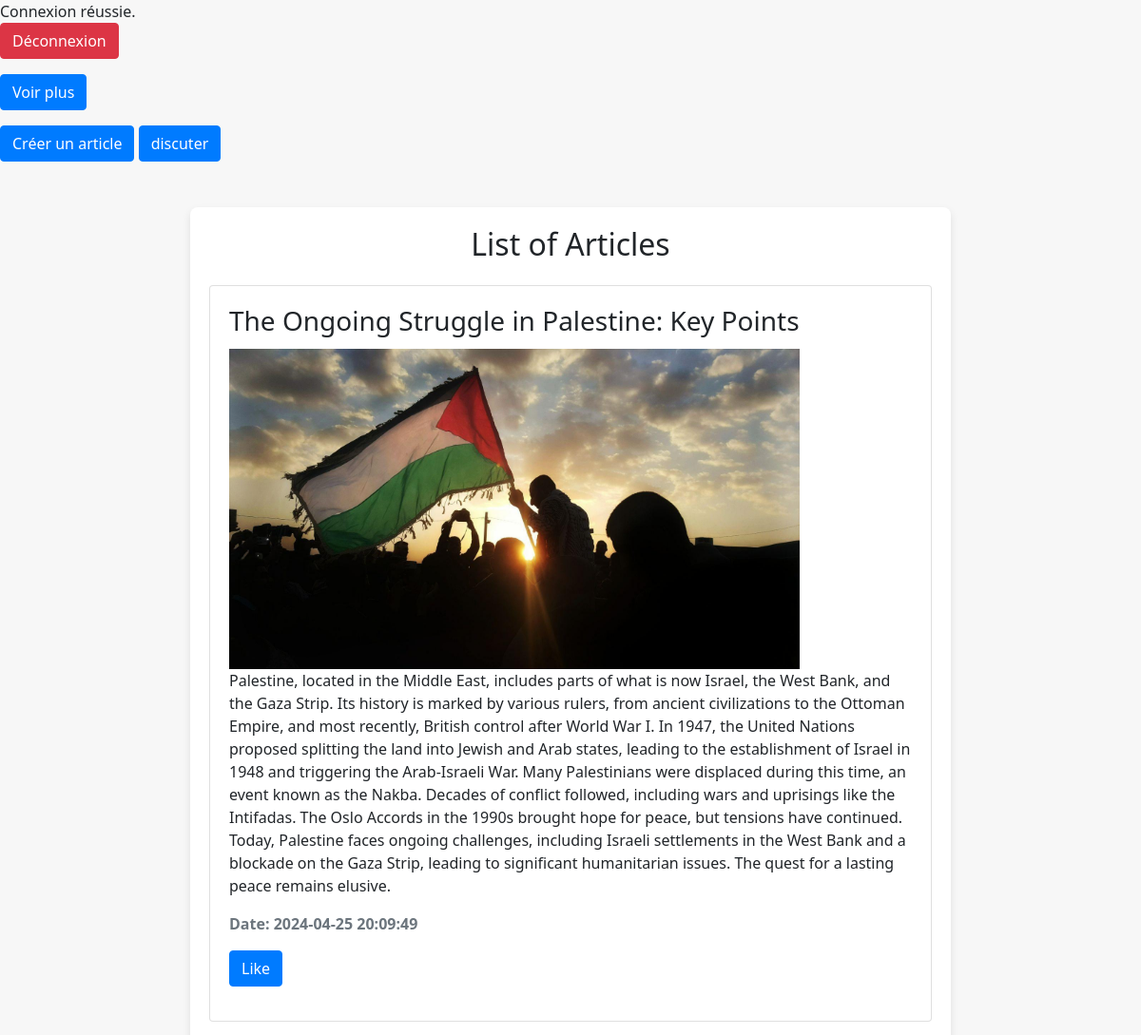
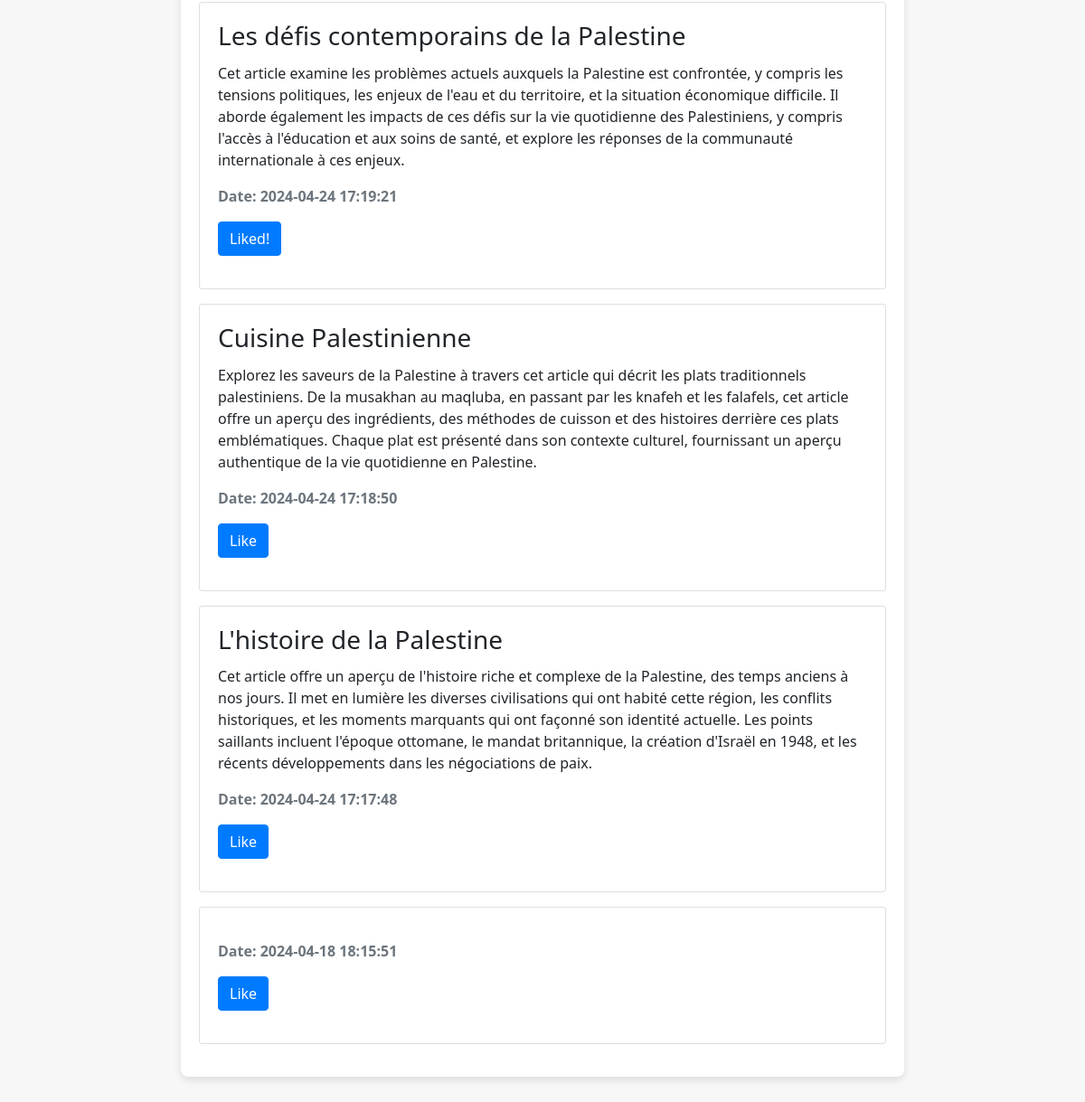
Screenshot of /article.php (signed in) with the database file from the repository (2 pictures, top to bottom).
### tables this page shows
CREATE TABLE IF NOT EXISTS `articles` (
  `id` int NOT NULL AUTO_INCREMENT,
  `title` varchar(250) NOT NULL,
  `content` text NOT NULL,
  `created_at` timestamp NOT NULL DEFAULT CURRENT_TIMESTAMP,
  `image_path` varchar(255) DEFAULT NULL,
  PRIMARY KEY (`id`)
);

### article.php (the view, shortened to what this page needs)
<?php
require('connexion.php');
$user_id = $_SESSION['user_id'] ?? null;
$stmt = $conn->prepare("SELECT a.*,
    (SELECT COUNT(*) FROM likes WHERE article_id = a.id) AS like_count,
    EXISTS(SELECT 1 FROM likes WHERE article_id = a.id AND user_id = :userId) AS is_liked,
    image_path
FROM articles a ORDER BY created_at DESC");
$stmt->bindParam(':userId', $user_id);
$stmt->execute();
$articles = $stmt->fetchAll(PDO::FETCH_ASSOC);
?>
<!DOCTYPE html>
<html lang="en">
<head>
    <link rel="stylesheet" href="https://stackpath.bootstrapcdn.com/bootstrap/4.5.2/css/bootstrap.min.css">
</head>
<body>
<form action="logout.php" method="POST">
        <button type="submit" class="btn btn-danger">Déconnexion</button><br><p></p>
        <button type="submit" class="btn btn-primary"><a href="articles.php">Voir plus</a></button><br><p></p>
        <button type="submit" class="btn btn-primary"><a href="ajoutArticle.php">Créer un article</a></button>
        <button type="submit" class="btn btn-primary"><a href="dis.php">discuter</a></button>
    </form>
    <div class="container mt-5">
    <h2 class="mb-4">List of Articles</h2>
    <?php foreach ($articles as $article): ?>
    <div class="card mb-3">
        <div class="card-body">
            <h3 class="card-title"><?php echo htmlspecialchars($article['title']); ?></h3>
            <?php if (!empty($article['image_path'])): ?>
                <img class="imgg" src="<?php echo htmlspecialchars($article['image_path']); ?>" alt="Article Image">
            <?php endif; ?>
            <p class="card-text"><?php echo htmlspecialchars($article['content']); ?></p>
            <p class="text-muted"><strong>Date: <?php echo htmlspecialchars($article['created_at']); ?></strong></p>
            <form action="like_article.php" method="POST">
                <button type="submit" class="btn btn-primary"><?php echo $article['is_liked'] ? 'Liked!' : 'Like'; ?></button>
            </form>
        </div>
    </div>
    <?php endforeach; ?>
</div>
</body>
</html>

### article.php (style rules this page uses)
body { font-family: 'Segoe UI', Tahoma, Geneva, Verdana, sans-serif; background-color: #f7f7f7; margin: 0; padding: 0; }
.container { width: 80%; max-width: 800px; margin: 30px auto; padding: 20px; background-color: #fff; border-radius: 8px; box-shadow: 0 4px 8px rgba(0, 0, 0, 0.1); }
h2 { text-align: center; }
a { text-decoration: none; color: white; }
.imgg { max-width:600px; }

### rows the page displays
articles: title "The Ongoing Struggle in Palestine: Key Points", image_path (picture), content "Palestine, located in the Middle East, includes parts of what is now Israel, the West Bank, and the Gaza Strip. Its history is marked by various rulers, from ancient civilizations to the Ottoman Empire, and most recently, British control after World War I. In 1947, the United Nations proposed splitting the land into Jewish and Arab states, leading to the establishment of Israel in 1948 and triggering the Arab-Israeli War. Many Palestinians were displaced during this time, an event known as the Nakba. Decades of conflict followed, including wars and uprisings like the Intifadas. The Oslo Accords in the 1990s brought hope for peace, but tensions have continued. Today, Palestine faces ongoing…", created_at "2024-04-25 20:09:49", shows "Like"
articles: title "Les défis contemporains de la Palestine", content "Cet article examine les problèmes actuels auxquels la Palestine est confrontée, y compris les tensions politiques, les enjeux de l'eau et du territoire, et la situation économique difficile. Il aborde également les impacts de ces défis sur la vie quotidienne des Palestiniens, y compris l'accès à l'éducation et aux soins de santé, et explore les réponses de la communauté internationale à ces enjeux.", created_at "2024-04-24 17:19:21", shows "Liked!"
articles: title "Cuisine Palestinienne", content "Explorez les saveurs de la Palestine à travers cet article qui décrit les plats traditionnels palestiniens. De la musakhan au maqluba, en passant par les knafeh et les falafels, cet article offre un aperçu des ingrédients, des méthodes de cuisson et des histoires derrière ces plats emblématiques. Chaque plat est présenté dans son contexte culturel, fournissant un aperçu authentique de la vie quotidienne en Palestine.", created_at "2024-04-24 17:18:50", shows "Like"
articles: title "L'histoire de la Palestine", content "Cet article offre un aperçu de l'histoire riche et complexe de la Palestine, des temps anciens à nos jours. Il met en lumière les diverses civilisations qui ont habité cette région, les conflits historiques, et les moments marquants qui ont façonné son identité actuelle. Les points saillants incluent l'époque ottomane, le mandat britannique, la création d'Israël en 1948, et les récents développements dans les négociations de paix.", created_at "2024-04-24 17:17:48", shows "Like"
articles: created_at "2024-04-18 18:15:51", shows "Like"
